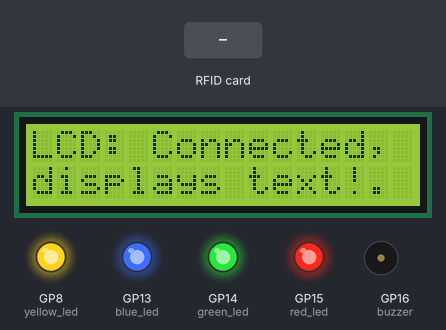
This program was run on a simulated Raspberry Pi Pico running MicroPython. On the bench: 16×2 character LCD, output pins drawn as LEDs (lit = HIGH), buzzer (waves = sounding). Inputs (shaded band) come from the test bench. The interpreter's speed is modelled, so counts of loop turns are approximate; library files of the repository ran but are not shown: MFRC522.py; pins used as bus, display or sensor lines are not drawn; what the program prints to the serial console is not drawn.

Above: at 1.6 s.
At 7.2 s:
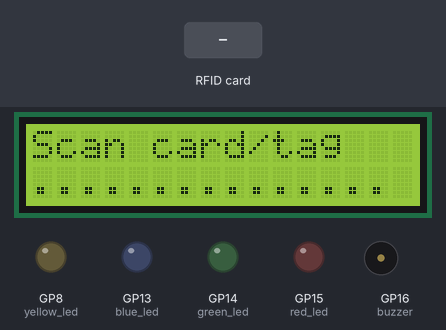
7.3 s: RFID card 94 C3 A3 DB held to the reader
At 9.9 s:
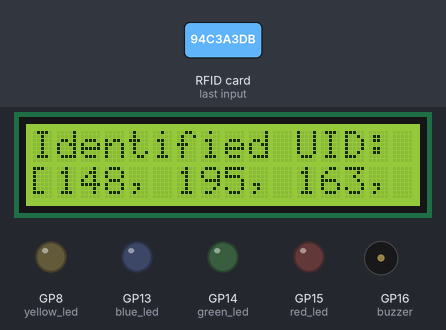
12.0 s: RFID card 41 24 20 4C held to the reader
At 21.0 s:
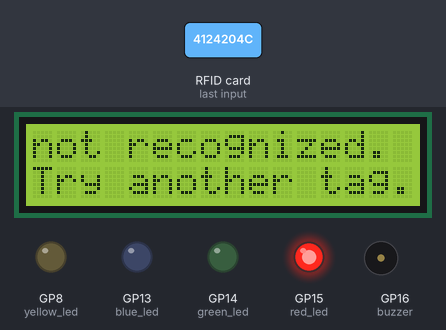
Timing chart, 0 to 22.5 s (numbered marks = the images above; inputs shaded):
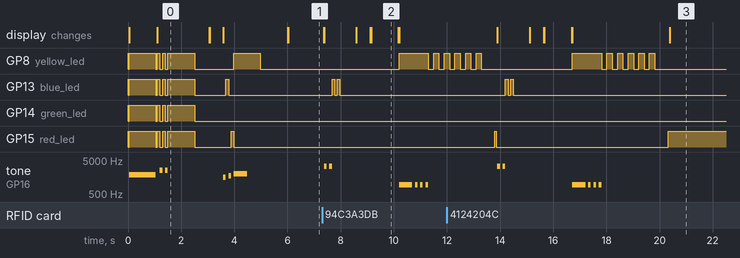

The program:

RFID_READ_UID.py
```python
import time
from machine import Pin, I2C, SPI, PWM
from MFRC522 import MFRC522

"""Read UID from a RFID-tag and print it on the LCD, using LEDS and Buzzer,
The point of this code is not only to check if the reader or a tag is functional
, but also if a tags UID is recognized or not in the list of allowed tags . If
it"""

 # configure buzzer (connect the buzzers (+) to pico GP16 and (-) to GND)
buzzer = PWM(Pin(16))

# Declaring a function for changing the sound of the buzzer. The sound can
# be modified by changing the duration, volume or frequency whenever it fits you

def beep(duration=0.1, volume=20000, frequency=4000):
    """Play a beep-sound with the buzzer"""
    buzzer.freq(frequency)
    buzzer.duty_u16(volume)
    time.sleep(duration)
    buzzer.duty_u16(0) #initialize the buzzer offline, and will only be activated when calling the function "beep"

#----------------------------------------------------------------------------------------

# Configure all LED:S (green, red, blue)
green_led = Pin(14, Pin.OUT)  # Green LED connected to GP14
red_led = Pin(15, Pin.OUT)    # Red LED connected to GP15
blue_led = Pin(13, Pin.OUT)   # Blue LED connected GP13
yellow_led =Pin(8, Pin.OUT)   # Yellow LED connected GP8

# Start the program always with the LED:s set to off
green_led.value(0)
red_led.value(0)
blue_led.value(0)
yellow_led.value(0)


# Function for starting all the LED:s at once
def leds_on():
    green_led.value(1)
    red_led.value(1)
    blue_led.value(1)
    yellow_led.value(1)

# Function for shutting off all the LED:s at once
def leds_off():
    green_led.value(0)
    red_led.value(0)
    blue_led.value(0)
    yellow_led.value(0)

# Function for turning on green light, indicating that a connection was successful
def green_light():
    #print("🟢 Green light on.")
    green_led.value(1)
    red_led.value(0)
    blue_led.value(0)
    yellow_led.value(0)


# Function for turning on red light, indicating that a connection has been shut down or is offline atm
def red_light():
    #print("🔴 Red light on.")
    red_led.value(1)
    blue_led.value(0)
    green_led.value(0)
    yellow_led.value(0)


# Function for flashing blue light, indicating a connection attempt
def blue_blink():
    #print("🔵 Blue light blinking.")
    #shut off all other LEDS when blinking blue light
    yellow_led.value(0)
    green_led.value(0)
    red_led.value(0)
    blue_led.value(1)
    time.sleep(0.1)
    blue_led.value(0)
    time.sleep(0.1)
    blue_led.value(1)
    time.sleep(0.1)
    blue_led.value(0)
    time.sleep(0.1)

# Function for blinking blue light without affecting other LEDS
def blue_blink2():
    blue_led.value(1)
    time.sleep(0.1)
    blue_led.value(0)
    time.sleep(0.1)
    blue_led.value(1)
    time.sleep(0.1)
    blue_led.value(0)
    time.sleep(0.1)
    blue_led.value(1)
    time.sleep(0.1)
    blue_led.value(0)
    time.sleep(0.1)

# Function for blinking yellow light without sound
def yellow_blink():
    yellow_led.value(1)
    time.sleep(0.1)
    yellow_led.value(0)
    time.sleep(0.1)
    yellow_led.value(1)
    time.sleep(0.1)
    yellow_led.value(0)
    time.sleep(0.1)
    yellow_led.value(1)
    time.sleep(0.1)
    yellow_led.value(0)
    time.sleep(0.1)

# Function for blinking red light without sound
def red_blink():
    red_led.value(1)
    time.sleep(0.1)
    red_led.value(0)
    time.sleep(0.1)
    red_led.value(1)
    time.sleep(0.1)
    red_led.value(0)
    time.sleep(0.1)
    red_led.value(1)
    time.sleep(0.1)
    red_led.value(0)
    time.sleep(0.1)


# Function to turn on yellow flashing light to indicate errors occurd when trying to connect to Wi-Fi, LCD, RFID reader etc or invalid input
def yellow_light():
    yellow_led.value(1)
    beep(duration=0.5, volume=20000, frequency=950)
    time.sleep(0.1)
    beep(duration=0.1, volume=20000, frequency=950)
    time.sleep(0.1)
    beep(duration=0.1, volume=20000, frequency=950)
    time.sleep(0.1)
    beep(duration=0.1, volume=20000, frequency=950)
    for blink in range(5): # blink yellow light 5 times after the
        yellow_led.value(0)
        time.sleep(0.2)
        yellow_led.value(1)
        time.sleep(0.2)
    yellow_led.value(0)

#---------------------------------------------------------------------------------------------------------
# Initialize and configure the LCD
# Create I2C-instance on GP4 (SDA) and GP5 (SCL)
i2c = I2C(0, scl=Pin(5), sda=Pin(4), freq=100000)

# LCD-adress (my adress of the LCD: 0x27)
LCD_ADDR = 0x27

# Declaring som basic-functions for the LCD
def lcd_send_byte(data, mode):
    """ Send data to LCD via I2C. mode=0 for command, mode=1 for text """
    control = mode | 0x08  # Aktivera bakgrundsbelysning
    high_nibble = data & 0xF0
    low_nibble = (data << 4) & 0xF0
    i2c.writeto(LCD_ADDR, bytes([high_nibble | control, high_nibble | control | 0x04, high_nibble | control]))  # Send high nibble
    i2c.writeto(LCD_ADDR, bytes([low_nibble | control, low_nibble | control | 0x04, low_nibble | control]))  # Send low nibble

def lcd_init():
    """ Initiate LCD """
    time.sleep(0.02)  # standby for 20ms after startup
    lcd_send_byte(0x33, 0)  # Initiate-phase
    lcd_send_byte(0x32, 0)  # Switch to 4-byte mode
    lcd_send_byte(0x28, 0)  # 4-bite, 2 lines, 5x8 font
    lcd_send_byte(0x0C, 0)  # Display ON, Cursor OFF
    lcd_send_byte(0x06, 0)  # Move cursor to the right after displaying text
    lcd_send_byte(0x01, 0)  # Clear the screen
    time.sleep(0.002)

def lcd_write(text):
    """ Write text to LCD """
    for char in text:
        lcd_send_byte(ord(char), 1)  # Send character-by-character
def lcd_switch_line(col, row):
    """Move the cursor to a specific location"""
    pos = 0x80 + col + (0x40 * row)
    lcd_send_byte(pos, 0)

try:
    print("✅ LCD is turned on.")
    leds_on()
    lcd_init()
    leds_off()
    lcd_write("Power: ON")
    lcd_switch_line(0,1)
    lcd_write("LCD & LED:s...")
    leds_on()
    beep(duration=1, volume=13000, frequency=1832)
    leds_off()
    lcd_init()
    lcd_write("LCD: Connected,")
    lcd_switch_line(0,1)
    lcd_write("displays text!.")
    leds_on()
    time.sleep(0.1)
    leds_off()
    beep(duration=0.1, volume=15000, frequency=2500)
    leds_on()
    time.sleep(0.1)
    leds_off()
    beep(duration=0.1, volume=15000, frequency=2500)
    leds_on()
    time.sleep(1)
    leds_off()
    time.sleep(0.5)

except OSError:
    beep(duration=1, volume=15000, frequency=500)
    time.sleep(0.1)
    beep(duration=0.1, volume=12000, frequency=500)
    time.sleep(0.1)
    beep(duration=0.1, volume=12000, frequency=500)
    print("⚠️ LCD didn't startup correctly. Check jumperwires, power source to the Pico W and the I2C-configuration in Thonny.")
    lcd_init()
    lcd_write("LCD: error!")
    lcd_switch_line(0,1)
    lcd_write("check I2C-ports.")
    yellow_light()
    beep(duration=0.8, volume=15000, frequency=950)
    red_light()


#---------------------------------------------------------------------


# Configure SPI
spi = SPI(1, baudrate=1000000, polarity=0, phase=0, sck=Pin(10), mosi=Pin(11), miso=Pin(12))

# Creating Pin-object for CS and RST
cs_pin = Pin(17, Pin.OUT)
rst_pin = Pin(22, Pin.OUT)

# Initiate MFRC522 with SPI, CS och RST
rfid = MFRC522(spi, cs_pin, rst_pin)

# Identify the UID of the card and the tag

CARD_UID = [148, 195, 163, 219]
TAG_UID = [65, 36, 32, 76]

# store them in the list of allowed tags

ALLOWED_TAGS = [
    [148, 195, 163, 219], [65, 36, 32, 76]
    ]

# Check first if the RFID reader is online
(status, _) = rfid.request(rfid.REQIDL)
if status != rfid.OK: # if pico W cant find or connect to the RFID
    print("❌ No RFID-reader found, check that the spi, cs_pin and rst_pin are configured correctly.")
    lcd_init()
    lcd_write(f"RFID: Offline.")
    lcd_switch_line(0,1)
    lcd_write("Check connections.")
    yellow_light()
    red_light()
    time.sleep(1)
else:
    print(f"✅ RFID-reader is online and identified as {rfid}.")
    lcd_init()
    lcd_write("RFID: Online")
    lcd_switch_line(0,1)
    time.sleep(0.5)
    lcd_write(f"Model: MFRC522")
    beep(duration=0.1, volume=11000, frequency=1550)
    blue_led.value(1)
    time.sleep(0.1)
    blue_led.value(0)
    beep(duration=0.1, volume=13000, frequency=1750)
    red_led.value(1)
    time.sleep(0.1)
    red_led.value(0)
    yellow_led.value(1)
    beep(duration=0.5, volume=15000, frequency=1950)
    time.sleep(0.5)
    yellow_led.value(0)
    time.sleep(1)
    print("Scan a card or tag.")
    lcd_init()
    lcd_write("Scan card/tag")
    lcd_switch_line(0,1)
    lcd_write("...............")
    # Loop for tag detection
    while True:
        (status, tag_type) = rfid.request(rfid.REQIDL)  # Look for a tag
        if status == rfid.OK:# if a tag was found
            (status, uid) = rfid.anticoll() # try to read UID from the tag
            if status == rfid.OK and uid:# check if the tags UID was found
                uid_list = list(uid) # save the UID in the list of UID:s
                red_led.value(0)
                green_led.value(0)
                print("RFID-tag was scanned!, reading its UID...")
                lcd_init()
                lcd_write(f"RFID: Scanned!")
                lcd_switch_line(0,1)
                beep(duration=0.1, volume=15000, frequency=3250)
                time.sleep(0.1)
                beep(duration=0.1, volume=15000, frequency=3250)
                blue_blink()
                time.sleep(0.5)
                lcd_write("reading UID.....")
                time.sleep(0.5)
                print(f"✅ UID = {uid}")
                lcd_init()
                lcd_write("Identified UID:")
                lcd_switch_line(0,1)
                lcd_write(f"{uid}")
                time.sleep(1)
                if uid_list == ALLOWED_TAGS:
                #if uid_list == TAG_UID or uid_list == CARD_UID:
                    print("✅ UID was recognized from the list of tags.")
                    green_led.value(1)
                    lcd_init()
                    lcd_write(f"RFID: APPROVED")
                    lcd_switch_line(0,1)
                    lcd_write("status: UNLOCKED")
                    beep(duration=0.1, volume=15000, frequency=2050)
                    time.sleep(0.1)
                    beep(duration=0.3, volume=15000, frequency=3050)
                    time.sleep(1)
                    break
                else:
                    print("❌ Not approved, try another one.")
                    lcd_init()
                    lcd_write(f"RFID: DENIED")
                    lcd_switch_line(0,1)
                    lcd_write("status: LOCKED")
                    yellow_light()
                    time.sleep(0.5)
                    red_light()
                    lcd_init()
                    lcd_write(f"not recognized.")
                    lcd_switch_line(0,1)
                    lcd_write("Try another tag.")
```

Measured:
- after the input at 7.3 s, GP8 (yellow_led): goes HIGH 1.1 s, LOW 0.20 s, HIGH 0.20 s, LOW 0.20 s, then HIGH, starting after 2.9 s; GP13 (blue_led): alternates HIGH for 0.10 s and LOW for 0.10 s, 4 changes in all, then stays LOW, starting after 0.38 s
- after the input at 12.0 s, GP13 (blue_led): alternates HIGH for 0.10 s and LOW for 0.10 s, 4 changes in all, then stays LOW, starting after 2.2 s; tone on GP16 (buzzer): plays 3250 Hz for 0.10 s, 3250 Hz for 0.10 s, 950 Hz for 0.50 s, 950 Hz for 0.10 s, 950 Hz for 0.10 s, 950 Hz for 0.10 s, starting after 1.9 s
- what the display in image 2 shows lasts 1.1 s, from 9.1 s to 10.2 s
